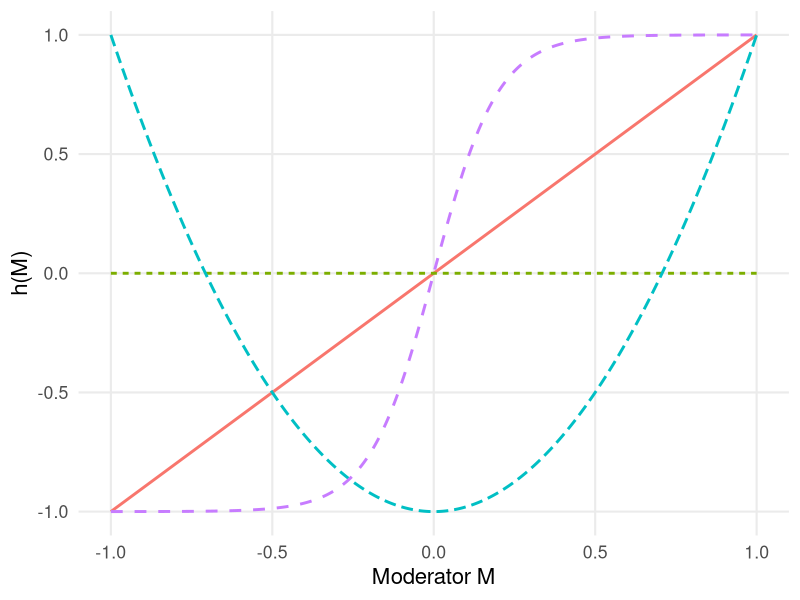

Write the R code that produced this figure.
## ---- chunk 1
#| echo: false
#| warning: false
#| message: false
#| fig-align: center
#| out-width: "75%"

library(ggplot2)
library(dplyr)
library(tidyr)

M <- seq(-1, 1, length.out = 500)
k <- 10

df_h <- tibble(
  M = M,
  Linear = M,
  Quadratic = 2 * M^2 - 1,
  Sigmoid = -1 + 2 / (1 + exp(-k * M)),
  Noise = 0
) |>
  pivot_longer(
    cols = -M,
    names_to = "Function",
    values_to = "hM"
  )

ggplot(df_h, aes(x = M, y = hM, color = Function, linetype = Function)) +
  geom_line(linewidth = 1) +
  labs(
    x = "Moderator M",
    y = "h(M)",
    color = "Function",
    linetype = NULL
  ) +
  theme_minimal(base_size = 16) +
  theme(
    legend.position = "none",
    panel.grid.minor = element_blank()
  )
